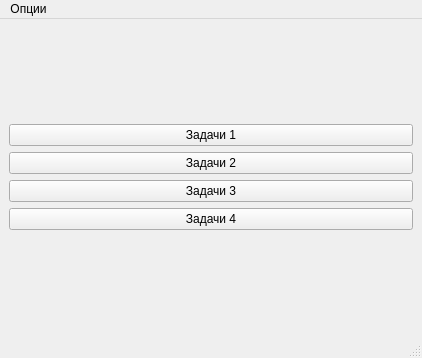
<?xml version="1.0" encoding="UTF-8"?>
<ui version="4.0">
 <class>MainWindow</class>
 <widget class="QMainWindow" name="MainWindow">
  <property name="geometry">
   <rect>
    <x>0</x>
    <y>0</y>
    <width>422</width>
    <height>358</height>
   </rect>
  </property>
  <property name="windowTitle">
   <string>Главное окно</string>
  </property>
  <widget class="QWidget" name="centralwidget">
   <layout class="QVBoxLayout" name="verticalLayout_2">
    <item>
     <layout class="QVBoxLayout" name="verticalLayout">
      <item>
       <widget class="QPushButton" name="task1">
        <property name="text">
         <string>Задачи 1</string>
        </property>
       </widget>
      </item>
      <item>
       <widget class="QPushButton" name="task2">
        <property name="text">
         <string>Задачи 2</string>
        </property>
       </widget>
      </item>
      <item>
       <widget class="QPushButton" name="task3">
        <property name="text">
         <string>Задачи 3</string>
        </property>
       </widget>
      </item>
      <item>
       <widget class="QPushButton" name="task4">
        <property name="text">
         <string>Задачи 4</string>
        </property>
       </widget>
      </item>
     </layout>
    </item>
   </layout>
  </widget>
  <widget class="QMenuBar" name="menubar">
   <property name="geometry">
    <rect>
     <x>0</x>
     <y>0</y>
     <width>422</width>
     <height>26</height>
    </rect>
   </property>
   <widget class="QMenu" name="menu">
    <property name="title">
     <string>Опции</string>
    </property>
    <addaction name="account_exit"/>
   </widget>
   <addaction name="menu"/>
  </widget>
  <widget class="QStatusBar" name="statusbar"/>
  <action name="account_exit">
   <property name="text">
    <string>Выйти из аккаунта</string>
   </property>
  </action>
 </widget>
 <resources/>
 <connections/>
</ui>
